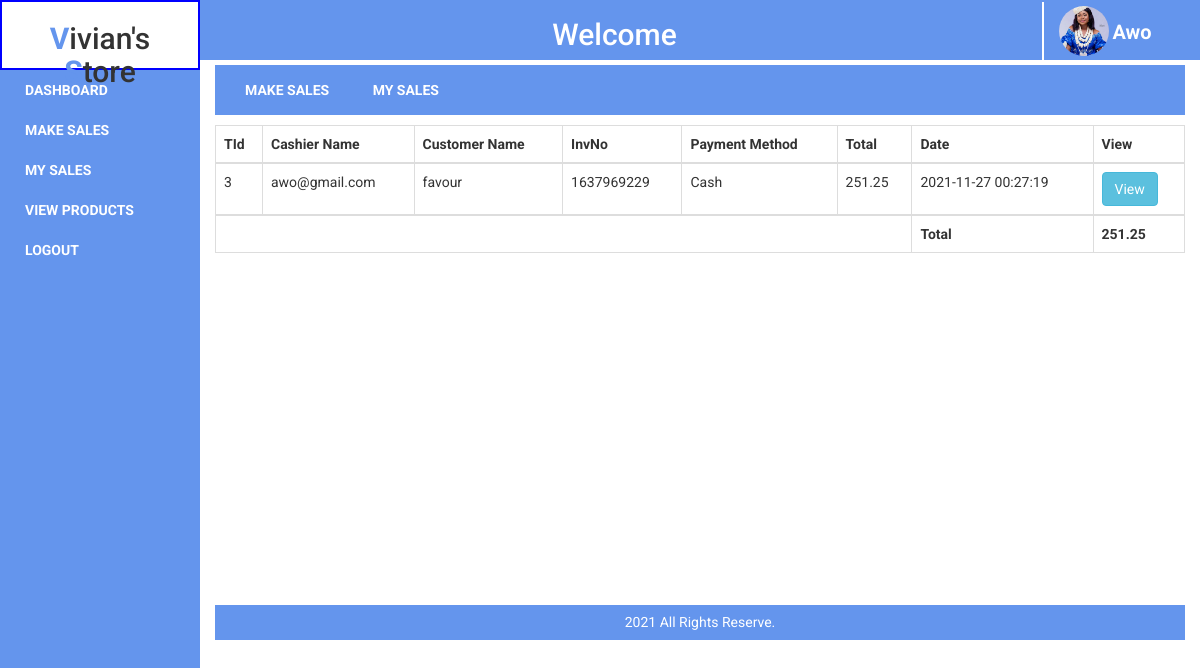
/repdashboard (signed in), run on the app's committed database.
### tables this page shows
CREATE TABLE `mainsales` (
  `msId` int(11) NOT NULL,
  `accountId` varchar(30) NOT NULL,
  `cusName` varchar(30) NOT NULL,
  `invNo` varchar(30) NOT NULL,
  `payMethod` varchar(30) NOT NULL,
  `total` varchar(30) NOT NULL,
  `date` datetime NOT NULL DEFAULT CURRENT_TIMESTAMP
);

### config/dblink.php (called while the page is built, shortened)
<?php
class Vic{
private $connect = NULL;
public function __construct()
  {
$servername = "localhost";
$username = "root";
$password = "";
$dbname = "victor";
  $this->connect = "";
  try{
  $this->connect = new PDO("mysql:host=$servername;dbname=$dbname", $username, $password);
  $this->connect->setAttribute(PDO::ATTR_ERRMODE, PDO::ERRMODE_EXCEPTION);
  $this->connect->exec("SET CHARACTER SET utf8");
    }
  catch(PDOException $e) {
  echo 'Error: ' . $e->getMessage();
        }
  }
 public function tbl_select($tblquery,$tblvalue = array())
 {
 try{
  $stmt = $this->connect->prepare($tblquery);
  $stmt->execute($tblvalue);
  $results = $stmt->fetchAll(PDO::FETCH_ASSOC);
  return $results;
} catch(PDOException $e) {
    echo 'Error: ' . $e->getMessage();
  }
 }
  }
?>

### pages/repdashboard.php (the view)
<div class="dynamicBodyNav">
    <ul>
        <li>
            <a href="sales">Make Sales</a>
        <li>
        <li>
            <a href="mysales">My Sales</a>
        <li>
    </ul>
</div>
<div class="dynamicMainBodyBox" id="itemList">
    <div class="container-fluid">
        <div class="row">
            <table class="table table-bordered table-hover" id="table">
                <thead>
                    <tr>
                        <th>TId</th>
                        <th>Cashier Name</th>
                        <th>Customer Name</th>
                        <th>InvNo</th>
                        <th>Payment Method</th>
                        <th>Total</th>
                        <th>Date</th>
                        <th>View</th>
                    </tr>
                </thead>
                <tbody>
                    <?php
                        $tblquery = "SELECT * FROM mainsales WHERE accountId = '$_SESSION[email]' ORDER BY date DESC";
                        $tblvalue = array();
                        $select = $collect->tbl_select($tblquery, $tblvalue);
                        foreach($select as $data){
                            extract($data);
                            ?>
                            <?php
                            echo "
                                <tr>
                                    <td>$msId</td>
                                    <td>$accountId</td>
                                    <td>$cusName</td>
                                    <td>$invNo</td>
                                    <td>$payMethod</td>
                                    <td>$total</td>
                                    <td>$date</td>
                                    <td>
                                        <a href='view/$invNo' class='btn btn-info'>View</a>
                                    </td>
                                </tr>
                            ";
                        }
                    ?>
                </tbody>
                <tfooter>
                    <tr>
                        <td colspan="6"></td>
                        <th>Total</th>
                        <th>
                            <?php
                                $tblquery = "SELECT sum(total) as allTotal FROM mainSales WHERE accountId = '$_SESSION[email]'";
                                $tblvalue = array();
                                $select = $collect->tbl_select($tblquery, $tblvalue);
                                foreach($select as $data){
                                    extract($data);
                                    ?>
                                    <?php
                                    echo $allTotal;
                                }
                            ?>
                        </th>
                    </tr>
                </tfooter>
            </table>
        </div>
    </div>
</div>

### styles/stylesheet.css (style rules this page uses)
body { box-sizing: border-box; font-family: 'Roboto', sans-serif; margin: 0; overflow-x: hidden; padding: 0; }
.table tr, .table tr td { vertical-align: middle; }
ul { margin: 0; padding: 0; width: 100%; }
ul li { cursor: pointer; list-style: none; padding: 10px; text-align: left; width: 100%; }
ul li a { color: #fff; font-weight: bolder; text-decoration: none; text-transform: uppercase; width: 100%; }
.dynamicBodyNav { background:cornflowerblue; height: 50px; margin-top: 5px; }
.dynamicBodyNav ul { margin: 5px; padding: 15px; }
.dynamicBodyNav ul li { cursor: pointer; display: inline; list-style-type: none; width: 100%; }
.dynamicMainBodyBox { height: 480px; margin-top: 10px; overflow-y: scroll; }

### data on the page
mainsales: msId "3", accountId "awo@gmail.com", cusName "favour", invNo "1637969229", payMethod "Cash", total "251.25", date "2021-11-27 00:27:19"

### other printed values
$_SESSION['username'] "Awo"
$allTotal "251.25"
